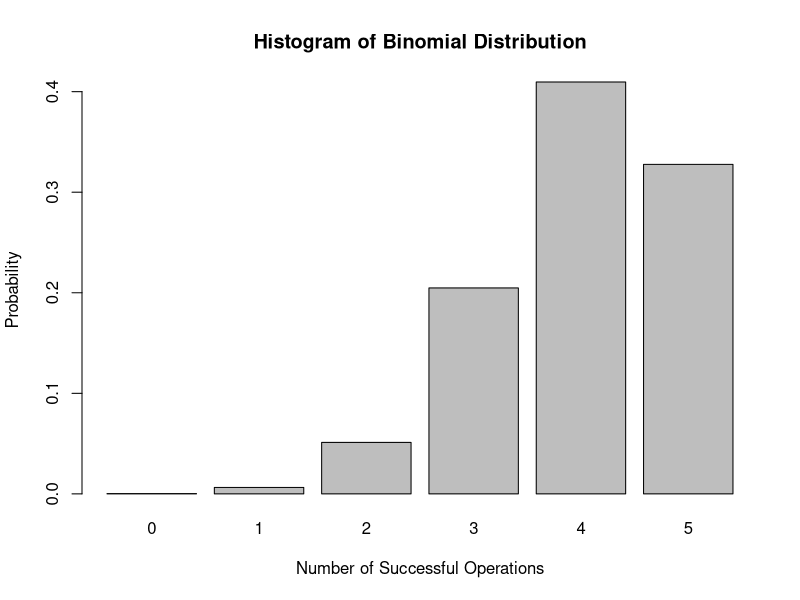

The R source for this figure:
n <- 5 
p <- 0.8
successes <- 0:n
probabilities <- dbinom(successes, n, p)

barplot(probabilities, names.arg=successes, 
        main="Histogram of Binomial Distribution",
        xlab="Number of Successful Operations", ylab="Probability")

#A new surgical procedure is said to be successful 80% of the time. Suppose
#the operation is performed five times and the results are to be independent
#of one another. Write a R/Python code to find the probability that
#(a) All five operations are successful.
#(b) Exactly four are successful.
#(c) Less than two are successful.
#(d) Plot the histogram of the corresponding distribution

